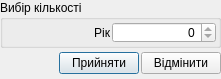
<?xml version="1.0" encoding="UTF-8"?>
<ui version="4.0">
 <class>UDialog_AParkChooseNumber</class>
 <widget class="QDialog" name="UDialog_AParkChooseNumber">
  <property name="geometry">
   <rect>
    <x>0</x>
    <y>0</y>
    <width>221</width>
    <height>79</height>
   </rect>
  </property>
  <property name="minimumSize">
   <size>
    <width>221</width>
    <height>79</height>
   </size>
  </property>
  <property name="maximumSize">
   <size>
    <width>221</width>
    <height>79</height>
   </size>
  </property>
  <property name="focusPolicy">
   <enum>Qt::NoFocus</enum>
  </property>
  <property name="contextMenuPolicy">
   <enum>Qt::DefaultContextMenu</enum>
  </property>
  <property name="windowTitle">
   <string/>
  </property>
  <property name="modal">
   <bool>true</bool>
  </property>
  <layout class="QGridLayout">
   <property name="margin">
    <number>0</number>
   </property>
   <property name="spacing">
    <number>0</number>
   </property>
   <item row="1" column="0">
    <layout class="QHBoxLayout">
     <property name="spacing">
      <number>2</number>
     </property>
     <property name="margin">
      <number>0</number>
     </property>
     <item>
      <spacer>
       <property name="orientation">
        <enum>Qt::Horizontal</enum>
       </property>
       <property name="sizeHint" stdset="0">
        <size>
         <width>131</width>
         <height>31</height>
        </size>
       </property>
      </spacer>
     </item>
     <item>
      <widget class="QPushButton" name="okButton">
       <property name="text">
        <string>Прийняти</string>
       </property>
       <property name="icon">
        <iconset resource="../images/UAutoParkImg.qrc">
         <normaloff>:/icontexto_webdev_pack/icontexto_webdev_pack/icontexto-webdev-ok-032x032.png</normaloff>:/icontexto_webdev_pack/icontexto_webdev_pack/icontexto-webdev-ok-032x032.png</iconset>
       </property>
      </widget>
     </item>
     <item>
      <widget class="QPushButton" name="cancelButton">
       <property name="text">
        <string>Відмінити</string>
       </property>
       <property name="icon">
        <iconset resource="../images/UAutoParkImg.qrc">
         <normaloff>:/icontexto_webdev_pack/icontexto_webdev_pack/icontexto-webdev-cancel-032x032.png</normaloff>:/icontexto_webdev_pack/icontexto_webdev_pack/icontexto-webdev-cancel-032x032.png</iconset>
       </property>
      </widget>
     </item>
    </layout>
   </item>
   <item row="0" column="0">
    <widget class="QGroupBox" name="groupBox">
     <property name="minimumSize">
      <size>
       <width>200</width>
       <height>40</height>
      </size>
     </property>
     <property name="maximumSize">
      <size>
       <width>1000</width>
       <height>1000</height>
      </size>
     </property>
     <property name="title">
      <string>Вибір кількості</string>
     </property>
     <layout class="QGridLayout">
      <property name="margin">
       <number>2</number>
      </property>
      <property name="spacing">
       <number>2</number>
      </property>
      <item row="0" column="1">
       <widget class="QLabel" name="label_year">
        <property name="text">
         <string>Рік</string>
        </property>
        <property name="alignment">
         <set>Qt::AlignRight|Qt::AlignTrailing|Qt::AlignVCenter</set>
        </property>
       </widget>
      </item>
      <item row="0" column="2">
       <widget class="QSpinBox" name="spinBox">
        <property name="alignment">
         <set>Qt::AlignRight|Qt::AlignTrailing|Qt::AlignVCenter</set>
        </property>
        <property name="maximum">
         <number>0</number>
        </property>
       </widget>
      </item>
     </layout>
    </widget>
   </item>
  </layout>
 </widget>
 <resources>
  <include location="../images/UAutoParkImg.qrc"/>
 </resources>
 <connections>
  <connection>
   <sender>okButton</sender>
   <signal>clicked()</signal>
   <receiver>UDialog_AParkChooseNumber</receiver>
   <slot>accept()</slot>
   <hints>
    <hint type="sourcelabel">
     <x>278</x>
     <y>253</y>
    </hint>
    <hint type="destinationlabel">
     <x>96</x>
     <y>254</y>
    </hint>
   </hints>
  </connection>
  <connection>
   <sender>cancelButton</sender>
   <signal>clicked()</signal>
   <receiver>UDialog_AParkChooseNumber</receiver>
   <slot>reject()</slot>
   <hints>
    <hint type="sourcelabel">
     <x>369</x>
     <y>253</y>
    </hint>
    <hint type="destinationlabel">
     <x>179</x>
     <y>282</y>
    </hint>
   </hints>
  </connection>
 </connections>
</ui>
